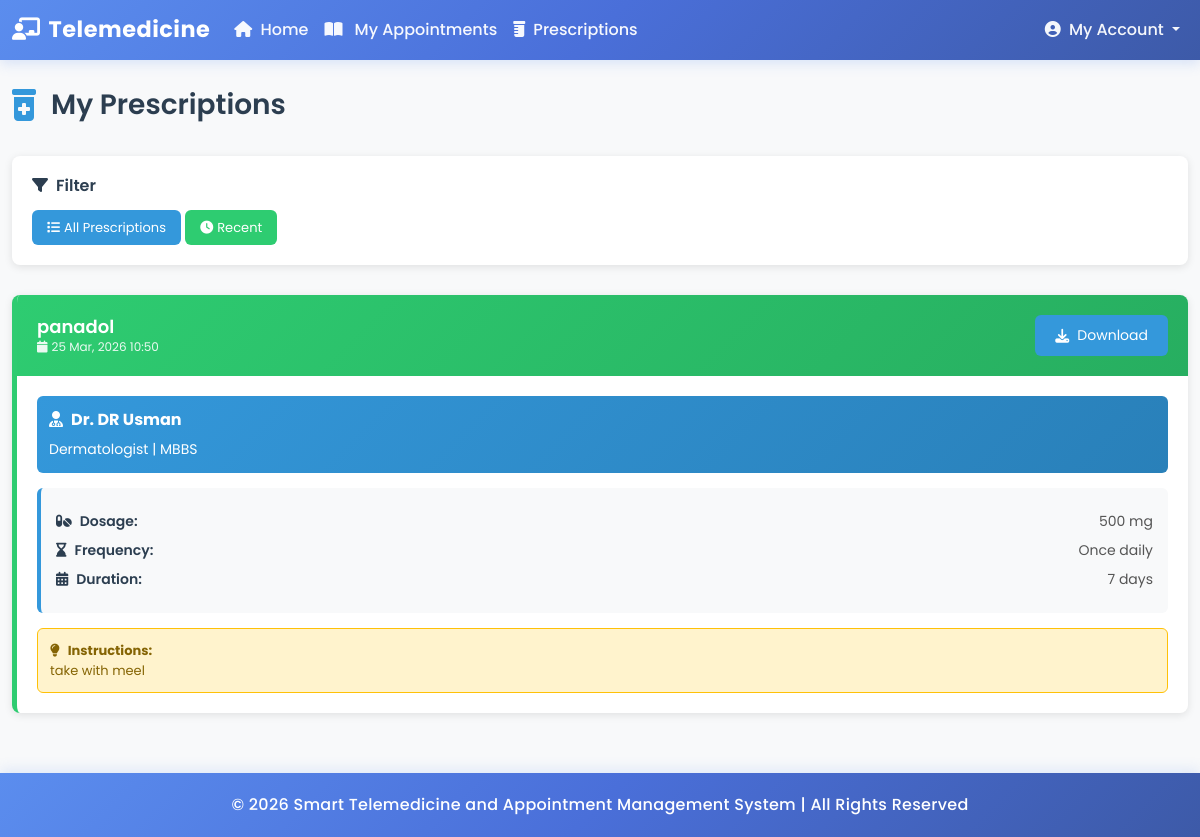
/myprescriptions.php (signed in), run on the app's committed database.
### tables this page shows
CREATE TABLE `prescriptions` (
  `pid` int(11) NOT NULL,
  `doctorid` int(11) NOT NULL,
  `patientid` int(11) NOT NULL,
  `medicine` varchar(255) NOT NULL,
  `dosage` varchar(100) DEFAULT NULL,
  `duration` varchar(100) DEFAULT NULL,
  `frequency` varchar(100) DEFAULT NULL,
  `instructions` text DEFAULT NULL,
  `created_at` timestamp NOT NULL DEFAULT current_timestamp(),
  `updated_at` timestamp NOT NULL DEFAULT current_timestamp() ON UPDATE current_timestamp()
);

CREATE TABLE `doctor` (
  `id` int(11) NOT NULL,
  `name` varchar(100) DEFAULT NULL,
  `email` varchar(100) DEFAULT NULL,
  `password` varchar(255) DEFAULT NULL,
  `qualification` varchar(100) DEFAULT NULL,
  `experience` varchar(100) DEFAULT NULL,
  `course_id` int(100) NOT NULL,
  `picture` varchar(255) DEFAULT NULL,
  `address` varchar(255) DEFAULT NULL,
  `mobile` varchar(20) DEFAULT NULL,
  `fee` decimal(10,2) DEFAULT NULL,
  `resume` varchar(255) NOT NULL,
  `specialty` varchar(255) DEFAULT NULL,
  `availability` varchar(255) DEFAULT NULL,
  `schedule` text DEFAULT NULL
);

### myprescriptions.php (the view, shortened to what this page needs)
<?php
include 'conn.php';
$current_patient_id = $_SESSION['sid'];
        ?>
        <?php
$prescription_query = "SELECT pr.pid, pr.medicine, pr.dosage, pr.duration, pr.frequency, pr.instructions,
                              pr.created_at, d.name as doctor_name, d.specialty, d.qualification, d.mobile
                       FROM prescriptions pr
                       INNER JOIN doctor d ON pr.doctorid = d.id
                       WHERE pr.patientid = ?
                       ORDER BY pr.created_at DESC";
$stmt = $conn->prepare($prescription_query);
$stmt->bind_param("i", $current_patient_id);
$stmt->execute();
$prescriptions_result = $stmt->get_result();
$prescriptions = [];
while ($row = $prescriptions_result->fetch_assoc()) {
    $prescriptions[] = $row;
}
include 'navbar.php';
?>
<!DOCTYPE html>
<html lang="en">
<head>
    <link rel="stylesheet" href="https://cdn.jsdelivr.net/npm/bootstrap@5.3.0/dist/css/bootstrap.min.css">
    <link rel="stylesheet" href="https://cdnjs.cloudflare.com/ajax/libs/font-awesome/6.4.0/css/all.min.css">
    <link rel="stylesheet" href="style.css">
</head>
<body>
    <div class="container mt-4">
        <div class="page-title">
            <i class="fas fa-prescription-bottle-alt"></i>
            My Prescriptions
        </div>
        <div class="filter-section">
            <h6><i class="fas fa-filter me-2"></i>Filter</h6>
            <button class="sort-button active" onclick="filterPrescriptions('all')">
                <i class="fas fa-list me-1"></i>All Prescriptions
            </button>
            <button class="sort-button" onclick="filterPrescriptions('recent')">
                <i class="fas fa-clock me-1"></i>Recent
            </button>
        </div>
        <?php if (count($prescriptions) > 0): ?>
            <div id="prescriptions-container">
                <?php foreach ($prescriptions as $prescription): ?>
                    <div class="prescription-card">
                        <div class="prescription-header">
                            <div>
                                <h5><?php echo htmlspecialchars($prescription['medicine']); ?></h5>
                                <div class="prescription-date">
                                    <i class="fas fa-calendar me-1"></i><?php echo date('d M, Y H:i', strtotime($prescription['created_at'])); ?>
                                </div>
                            </div>
                            <a href="?download_pdf=<?php echo $prescription['pid']; ?>" class="btn-download" title="Download Prescription as PDF">
                                <i class="fas fa-download"></i>Download
                            </a>
                        </div>
                        <div class="prescription-body">
                            <div class="doctor-badge">
                                <strong><i class="fas fa-user-md me-2"></i>Dr. <?php echo htmlspecialchars($prescription['doctor_name']); ?></strong>
                                <small>
                                    <?php echo htmlspecialchars($prescription['specialty']); ?> | <?php echo htmlspecialchars($prescription['qualification']); ?>
                                </small>
                            </div>
                            <div class="medicine-details">
                                <div class="detail-row">
                                    <span class="detail-label"><i class="fas fa-pills me-2"></i>Dosage:</span>
                                    <span class="detail-value"><?php echo htmlspecialchars($prescription['dosage']); ?></span>
                                </div>
                                <div class="detail-row">
                                    <span class="detail-label"><i class="fas fa-hourglass-end me-2"></i>Frequency:</span>
                                    <span class="detail-value"><?php echo htmlspecialchars($prescription['frequency']); ?></span>
                                </div>
                                <div class="detail-row">
                                    <span class="detail-label"><i class="fas fa-calendar-days me-2"></i>Duration:</span>
                                    <span class="detail-value"><?php echo htmlspecialchars($prescription['duration']); ?></span>
                                </div>
                            </div>
                            <?php if (!empty($prescription['instructions'])): ?>
                                <div class="instructions-box">
                                    <strong><i class="fas fa-lightbulb me-2"></i>Instructions:</strong><br>
                                    <?php echo htmlspecialchars($prescription['instructions']); ?>
                                </div>
                            <?php endif; ?>
                        </div>
                    </div>
                <?php endforeach; ?>
            </div>
        <?php endif; ?>
    </div>
</body>
</html>
<?php include 'footer.php'; ?>

### style.css (style rules this page uses)
body { font-family: Arial, sans-serif; margin: 0; padding: 0; background-color: #f5f5f5; }

### myprescriptions.php (style rules this page uses)
:root { --primary-color: #3498db; --secondary-color: #2ecc71; --dark-color: #2c3e50; --accent-color: #e74c3c; --light-bg: #ecf0f1; }
body { font-family: 'Poppins', sans-serif; background-color: #f8f9fa; margin: 0; padding: 0; }
.container { max-width: 1200px; }
.page-title { color: var(--dark-color); font-weight: 600; margin-bottom: 30px; display: flex; align-items: center; gap: 15px; font-size: 28px; }
.page-title i { color: var(--primary-color); font-size: 32px; }
.prescription-card { background: white; border-radius: 8px; box-shadow: 0 2px 8px rgba(0,0,0,0.1); overflow: hidden; margin-bottom: 20px; border-left: 5px solid var(--secondary-color); transition: all 0.3s ease; }
.prescription-header { background: linear-gradient(135deg, var(--secondary-color) 0%, #27ae60 100%); color: white; padding: 20px; display: flex; justify-content: space-between; align-items: center; }
.prescription-header h5 { margin: 0; font-weight: 600; font-size: 18px; }
.prescription-date { font-size: 12px; opacity: 0.9; }
.prescription-body { padding: 20px; }
.doctor-badge { background: linear-gradient(135deg, var(--primary-color) 0%, #2980b9 100%); color: white; padding: 12px; border-radius: 6px; margin-bottom: 15px; }
.doctor-badge strong { display: block; margin-bottom: 5px; }
.medicine-details { background: #f8f9fa; padding: 15px; border-radius: 6px; margin: 15px 0; border-left: 4px solid var(--primary-color); }
.detail-row { display: flex; justify-content: space-between; margin: 8px 0; font-size: 14px; }
.detail-label { font-weight: 600; color: var(--dark-color); min-width: 120px; }
.detail-value { color: #555; }
.instructions-box { background: #fff3cd; border: 1px solid #ffc107; border-radius: 6px; padding: 12px; margin-top: 10px; font-size: 13px; color: #856404; }
.btn-download { background: var(--primary-color); color: white; border: none; padding: 10px 20px; border-radius: 6px; cursor: pointer; transition: all 0.3s ease; text-decoration: none; display: inline-flex; align-items: center; gap: 8px; font-size: 14px; }
.filter-section { background: white; padding: 20px; border-radius: 8px; margin-bottom: 30px; box-shadow: 0 2px 8px rgba(0,0,0,0.1); }
.filter-section h6 { color: var(--dark-color); font-weight: 600; margin-bottom: 15px; }
.mt-4 { margin-bottom: 60px; }
.sort-button { background: var(--secondary-color); color: white; border: none; padding: 8px 15px; border-radius: 6px; cursor: pointer; font-size: 13px; transition: all 0.3s ease; }
.sort-button.active { background: var(--primary-color); }

### data on the page
prescriptions: medicine "panadol", created_at "25 Mar, 2026 10:50", doctorid.name "DR Usman", doctorid.specialty "Dermatologist", doctorid.qualification "MBBS", dosage "500 mg", frequency "Once daily", duration "7 days", instructions "take with meel"
